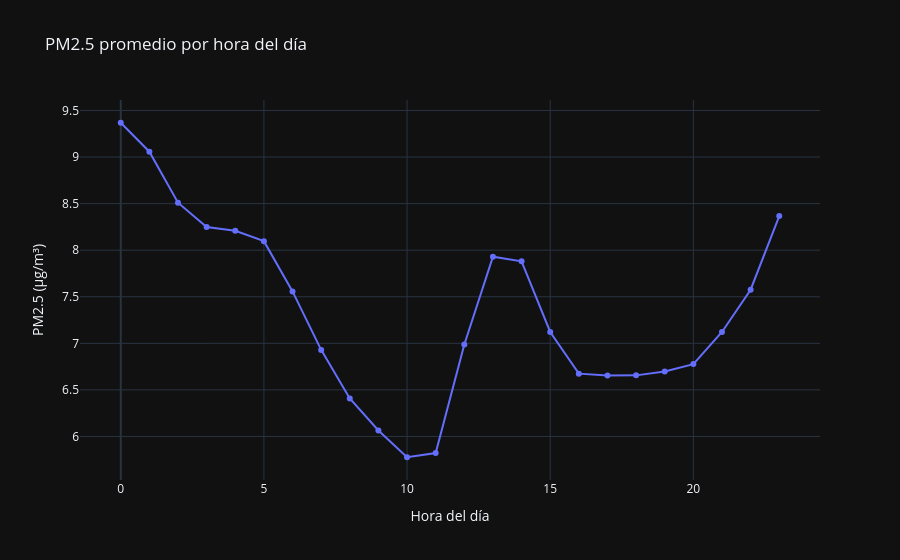

Notebook source saved alongside this figure:
### Code cell
visualizar.graficar_pm25_por_hora()

### Figure 1 — Plotly figure (JSON) as saved in the notebook; plotly's stock layout.template omitted (floating-point values rounded to 4 significant figures)
{"data": [{"hovertemplate": "Hora del día=%{x}<br>PM2.5 (µg/m³)=%{y}<extra></extra>", "legendgroup": "", "line": {"color": "#636efa", "dash": "solid"}, "marker": {"symbol": "circle"}, "mode": "lines+markers", "name": "", "orientation": "v", "showlegend": false, "x": [0, 1, 2, 3, 4, 5, 6, 7, 8, 9, 10, 11, 12, 13, 14, 15, 16, 17, 18, 19, 20, 21, 22, 23], "xaxis": "x", "y": [9.368, 9.057, 8.51, 8.248, 8.209, 8.097, 7.557, 6.93, 6.409, 6.064, 5.777, 5.822, 6.987, 7.93, 7.88, 7.122, 6.675, 6.655, 6.656, 6.698, 6.777, 7.122, 7.576, 8.366], "yaxis": "y", "type": "scatter"}], "layout": {"xaxis": {"anchor": "y", "domain": [0.0, 1.0], "title": {"text": "Hora del día"}}, "yaxis": {"anchor": "x", "domain": [0.0, 1.0], "title": {"text": "PM2.5 (µg/m³)"}}, "legend": {"tracegroupgap": 0}, "title": {"text": "PM2.5 promedio por hora del día"}}}
